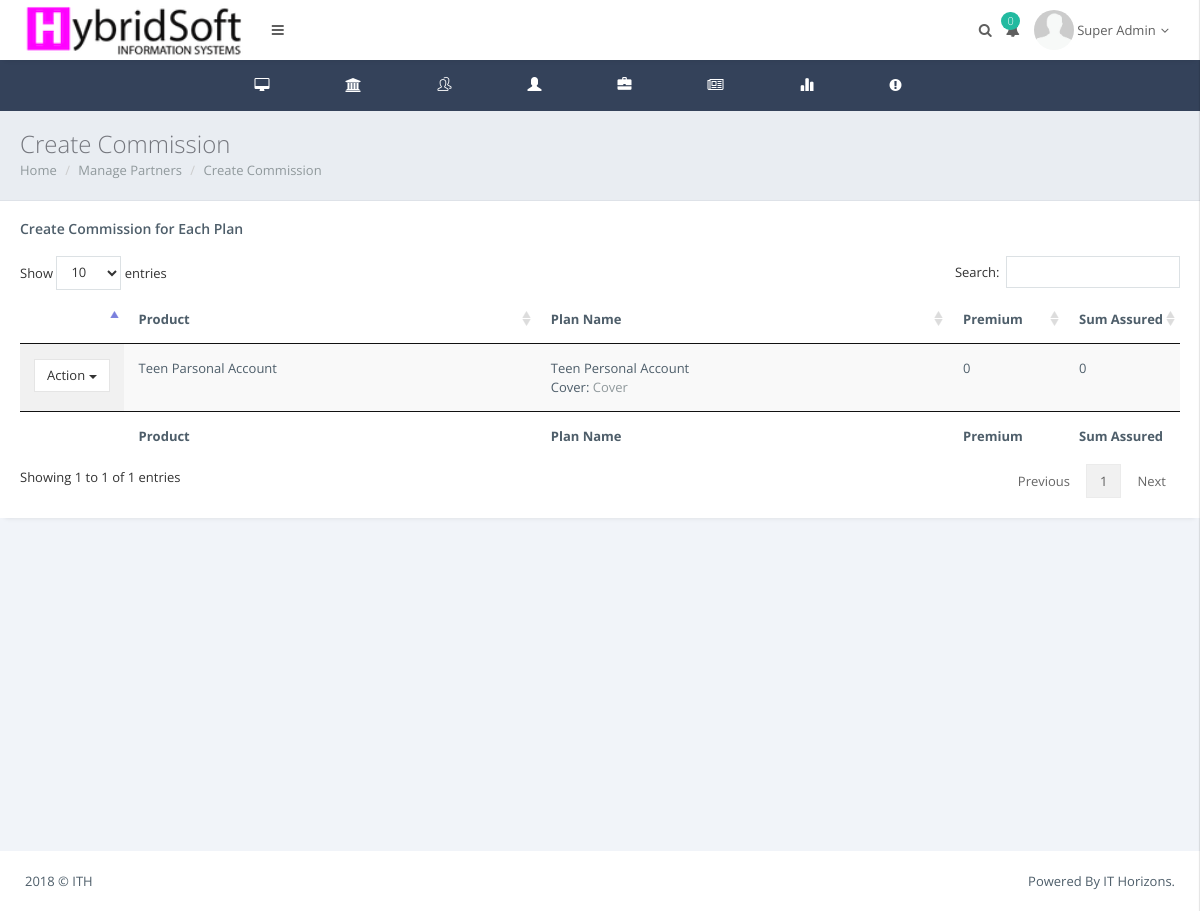
The page /admin/plans.php (signed in) on the database its author committed.
### tables this page shows
CREATE TABLE `users` (
  `user_id` int(10) NOT NULL,
  `username` varchar(50) NOT NULL,
  `rc` varchar(12) NOT NULL,
  `telephone` varchar(12) NOT NULL,
  `email` varchar(50) NOT NULL,
  `address` text NOT NULL,
  `city` varchar(50) NOT NULL,
  `state` varchar(50) NOT NULL,
  `dob` date NOT NULL,
  `lastname` varchar(50) NOT NULL,
  `firstname` varchar(50) NOT NULL,
  `middlename` varchar(50) NOT NULL,
  `password` varchar(255) NOT NULL,
  `role_id` int(11) NOT NULL,
  `nfname` varchar(200) NOT NULL,
  `nlname` varchar(200) NOT NULL,
  `nphone` varchar(200) NOT NULL,
  `nemail` varchar(200) NOT NULL,
  `naddress` text NOT NULL,
  `created` date NOT NULL,
  `createdby` int(11) NOT NULL
);

CREATE TABLE `plan_setup` (
  `plan_id` int(10) NOT NULL,
  `name` varchar(100) NOT NULL,
  `premium` int(50) NOT NULL,
  `product_id` int(10) NOT NULL,
  `discounts` int(50) NOT NULL,
  `sum_assured` int(50) NOT NULL,
  `expenses` int(50) NOT NULL,
  `commission` int(11) NOT NULL,
  `created` date NOT NULL
);

CREATE TABLE `product_setup` (
  `product_id` int(10) NOT NULL,
  `product_name` varchar(50) NOT NULL,
  `description` text NOT NULL,
  `insurance_id` int(10) NOT NULL,
  `status` enum('Active','Inactive') NOT NULL,
  `start_date` date NOT NULL,
  `end_date` date NOT NULL,
  `sup_doc` varbinary(50) NOT NULL,
  `category` varchar(100) NOT NULL,
  `type` varchar(11) NOT NULL,
  `type_id` int(11) NOT NULL
);

CREATE TABLE `cover` (
  `cover_id` int(11) NOT NULL,
  `plan_id` int(11) NOT NULL,
  `product_id` int(11) NOT NULL,
  `cover` varchar(400) NOT NULL,
  `amount` int(11) NOT NULL,
  `created` date NOT NULL
);

### admin/index.php (called while the page is built, shortened)
<?php
include_once "../db.php";
if (isset($_SESSION["id"])){
    $user_id = $_SESSION["id"];
    $userQuery = "SELECT * FROM users WHERE user_id = '$user_id'";
    $result = mysqli_query($con, $userQuery);
    $user = mysqli_fetch_assoc($result);
    $name=$user['firstname']." ".$user['lastname'];
    $uid=$user['user_id'];
    $ins_comp=$con->query("SELECT insurance_id FROM iuser WHERE user_id='$uid'");
    $ra=$ins_comp->fetch_array();
    $i_id=$ra['insurance_id'];
}else{
    header('Location:../index.php');
}
?>

### admin/plans.php (the view, shortened to what this page needs)
<!DOCTYPE html>
<html>
    <head>
        <link href="../res/plugins/pace-master/themes/blue/pace-theme-flash.css" rel="stylesheet"/>
        <link href="../res/plugins/uniform/css/uniform.default.min.css" rel="stylesheet"/>
        <link href="../res/plugins/bootstrap/css/bootstrap.min.css" rel="stylesheet" type="text/css"/>
        <link href="../res/plugins/fontawesome/css/font-awesome.css" rel="stylesheet" type="text/css"/>
        <link href="../res/plugins/line-icons/simple-line-icons.css" rel="stylesheet" type="text/css"/>
        <link href="../res/plugins/offcanvasmenueffects/css/menu_cornerbox.css" rel="stylesheet" type="text/css"/>
        <link href="../res/plugins/waves/waves.min.css" rel="stylesheet" type="text/css"/>
        <link href="../res/plugins/switchery/switchery.min.css" rel="stylesheet" type="text/css"/>
        <link href="../res/plugins/3d-bold-navigation/css/style.css" rel="stylesheet" type="text/css"/>
        <link href="../res/plugins/slidepushmenus/css/component.css" rel="stylesheet" type="text/css"/>
        <link href="../res/plugins/datatables/css/jquery.datatables.min.css" rel="stylesheet" type="text/css"/>
        <link href="../res/plugins/datatables/css/jquery.datatables_themeroller.css" rel="stylesheet" type="text/css"/>
        <link href="../res/plugins/x-editable/bootstrap3-editable/css/bootstrap-editable.css" rel="stylesheet" type="text/css">
        <link href="../res/plugins/bootstrap-datepicker/css/datepicker3.css" rel="stylesheet" type="text/css"/>
        <link href="../res/css/modern.css" rel="stylesheet" type="text/css"/>
        <link href="../res/css/themes/white.css" class="theme-color" rel="stylesheet" type="text/css"/>
        <link href="../res/css/custom.css" rel="stylesheet" type="text/css"/>
    </head>
    <?php include 'nav.php'; ?>
<div class="page-inner">
    <div class="page-title">
        <h3>Create Commission </h3>
        <div class="page-breadcrumb">
            <ol class="breadcrumb">
                <li><a href="home.php">Home</a></li>
                <li><a href="manageP.php">Manage Partners</a></li>
                <li><a href="#">Create Commission</a></li>
            </ol>
        </div>
    </div>
     <div class="row">
                        <div class="col-md-12">
                            <div class="panel panel-white">
                                <div class="panel-heading clearfix">
                                    <h4 class="panel-title">Create Commission for Each Plan</h4>
                                </div>
                                <div class="panel-body">
                                   <div class="table-responsive">
                                    <table id="example" class="display table" style="width: 100%; cellspacing: 0;">
                                        <thead>
                                            <tr>
                                                <th width="4%"></th>
                                                <th>Product </th>
                                                <th>Plan Name</th>
                                                <th width="10%">Premium</th>
                                                <th width="10%">Sum Assured</th>
                                            </tr>
                                        </thead>
                                        <tfoot>
                                            <tr>
                                                <th width="4%"></th>
                                                <th>Product </th>
                                                <th>Plan Name</th>
                                                <th width="10%">Premium</th>
                                                <th width="10%">Sum Assured</th>
                                            </tr>
                                        </tfoot>
                                        <tbody>
                                            <?php
                                            $pr=$con->query("SELECT plan_setup.plan_id, plan_setup.name, plan_setup.premium, plan_setup.sum_assured, plan_setup.commission,product_setup.product_id, product_setup.product_name  FROM plan_setup, product_setup WHERE plan_setup.product_id=product_setup.product_id AND product_setup.insurance_id='$i_id'");
                                            while($ro=$pr->fetch_array()){
                                                $id=$ro['plan_id'];
                                            ?>
                                            <tr>
                                                <td>
                                                    <div class="input-group-btn">
                                                        <button type="button" class="btn btn-default dropdown-toggle" data-toggle="dropdown" aria-expanded="false">Action <span class="caret"></span></button>
                                                    </div>
                                                </td>
                                                <td>
                                                    <?php echo $ro['product_name']; ?>
                                                </td>
                                                <td>
                                                    <?php echo $ro['name']; ?>
                                                    <div class="page-breadcrumb">
                                                        <ol class="breadcrumb">
                                                            Cover:
                                                            <?php
                                                            $co=$con->query("SELECT * FROM cover WHERE plan_id='$id'");
                                                            while($rw=$co->fetch_array()){
                                                            ?>
                                                            <li><a href="#"><?php echo $rw['cover']; ?></a></li>
                                                            <?php } ?>
                                                        </ol>
                                                    </div>
                                                </td>
                                                <td><?php echo $ro['premium']; ?></td>
                                                <td><?php echo $ro['sum_assured']; ?></td>
                                            </tr>
                                            <?php } ?>
                                        </tbody>
                                       </table>
                                    </div>
                                </div>
                            </div>
                        </div>
    </div>
</div>
 <?php
 include 'tfoot.php';
 ?>

### admin/nav.php (shortened to what this page needs)
<?php
include_once "index.php";?>
    <body class="page-header-fixed page-horizontal-bar">
        <main class="page-content content-wrap">
            <div class="navbar">
                <div class="navbar-inner">
                    <div class="logo-box" style="background: #fff;">
                        <a href="home.php" class="logo-text">
                            <span>
                                <img src="../assets/images/logo2.png" height="54" alt=""/>
                            </span></a>
                    </div>
                    <div class="topmenu-outer">
                        <div class="top-menu">
                            <ul class="nav navbar-nav navbar-left">
                                <li>
                                    <a href="javascript:void(0);" class="waves-effect waves-button waves-classic sidebar-toggle"><i class="fa fa-bars"></i></a>
                                </li>
                            </ul>
                            <ul class="nav navbar-nav navbar-right">
                                <li>
                                    <a href="javascript:void(0);" class="waves-effect waves-button waves-classic show-search"><i class="fa fa-search"></i></a>
                                </li>
                                <?php
                                        $usrx=$con->query("SELECT count(distinct user_id) AS customer, count(policy) AS policy, sum(premium) AS premium FROM transaction WHERE insurance_id='$i_id' AND status='Active' ");
                                        $ru2=$usrx->fetch_array();
                                        $n=$ru2['policy'];
                                        ?>
                                <li class="dropdown">
                                    <a href="#" class="dropdown-toggle waves-effect waves-button waves-classic" data-toggle="dropdown"><i class="fa fa-bell"></i><span class="badge badge-success pull-right"><?php echo $n;?></span></a>
                                </li>
                                <li class="dropdown">
                                    <a href="#" class="dropdown-toggle waves-effect waves-button waves-classic" data-toggle="dropdown">
                                        <img class="img-circle avatar" src="../res/images/avatar1.png" width="40" height="40" alt="">
                                        <span class="user-name"><?php echo $name; ?><i class="fa fa-angle-down"></i></span>
                                    </a>
                                </li>
                                <li>
                                    <a href="javascript:void(0);"  id="showRight"></a>
                                </li>
                            </ul>
                        </div>
                    </div>
                </div>
            </div>
            <div class="horizontal-bar sidebar">
                <div class="page-sidebar-inner slimscroll">
                    <ul class="menu accordion-menu">
                        <li><a href="home.php" class="waves-effect waves-button"><span class="menu-icon fa fa-desktop"></span><p>Dashboard</p></a></li>
                        <li class="droplink"><a href="#" class="waves-effect waves-button"><span class="menu-icon fa fa-bank"></span><p>Partners</p><span class="arrow"></span></a>
                        </li>
                        <li class="droplink"><a href="#" class="waves-effect waves-button"><span class="menu-icon icon-users"></span><p>Customers</p><span class="arrow"></span></a>
                        </li>
                        <li class="droplink"><a href="#" class="waves-effect waves-button"><span class="menu-icon glyphicon glyphicon-user"></span><p>Marketers</p><span class="arrow"></span></a>
                        </li>
                        <li class="droplink"><a href="#" class="waves-effect waves-button"><span class="menu-icon glyphicon glyphicon-briefcase"></span><p>Claims</p><span class="arrow"></span></a>
                        </li>
                        <li class="droplink"><a href="#" class="waves-effect waves-button"><span class="menu-icon fa fa-newspaper-o"></span><p>Products</p><span class="arrow"></span></a>
                        </li>
                        <li><a href="report.php" class="waves-effect waves-button"><span class="menu-icon glyphicon glyphicon-stats"></span><p>Reporting</p></a></li>
                        <li><a href="complain.php" class="waves-effect waves-button"><span class="menu-icon fa fa-exclamation-circle"></span><p>Complians</p></a></li>
                    </ul>
                </div>
            </div>

### res/css/themes/white.css (style rules this page uses)
.page-content { background: #34425A; }
.navbar .logo-box { background: #fff; }
.navbar .logo-box a { color: #5f5f5f; }
.sidebar { background: #34425A; }
.menu { background: #34425A; }
.menu.accordion-menu a { color: #899dc1; }

### rows shown on the page
users: name "Super Admin"
plan_setup: product.product_name "Teen Parsonal Account", name "Teen Personal Account", premium "0", sum_assured "0"
cover: cover "Cover"

### other values the page prints
$n "0"
